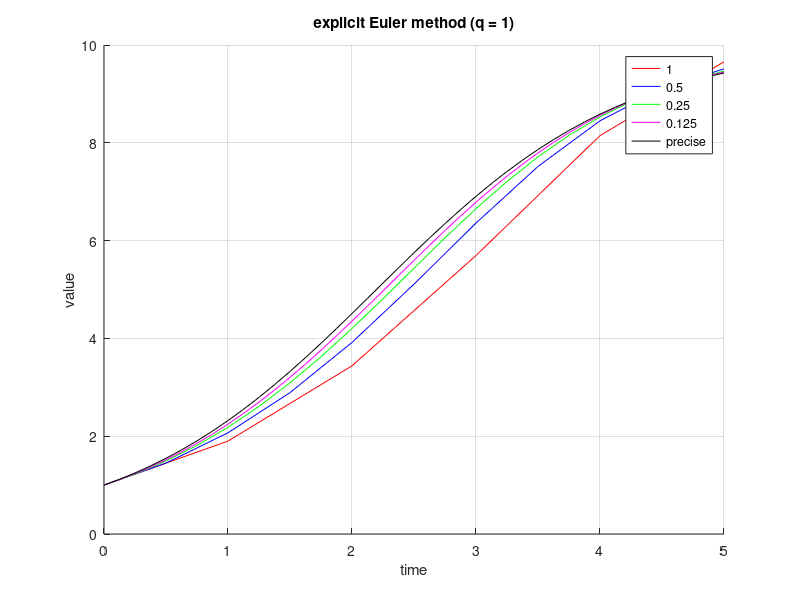
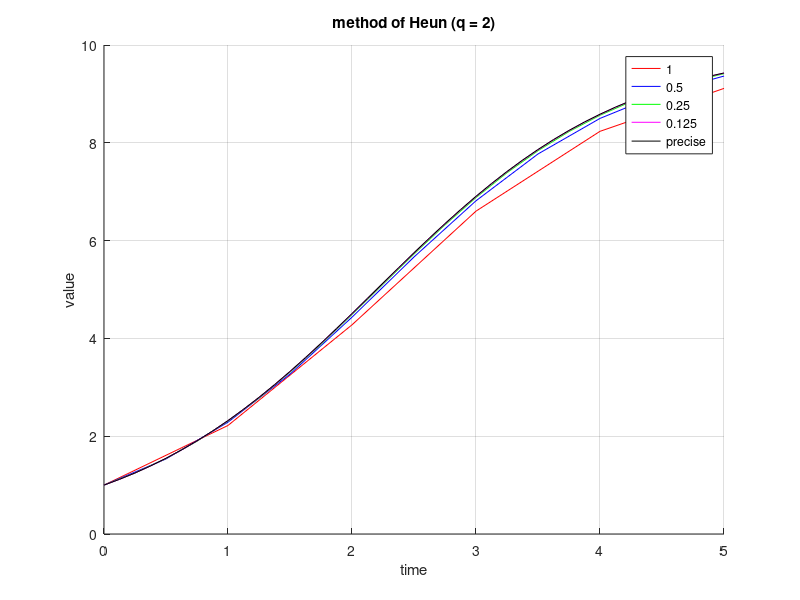
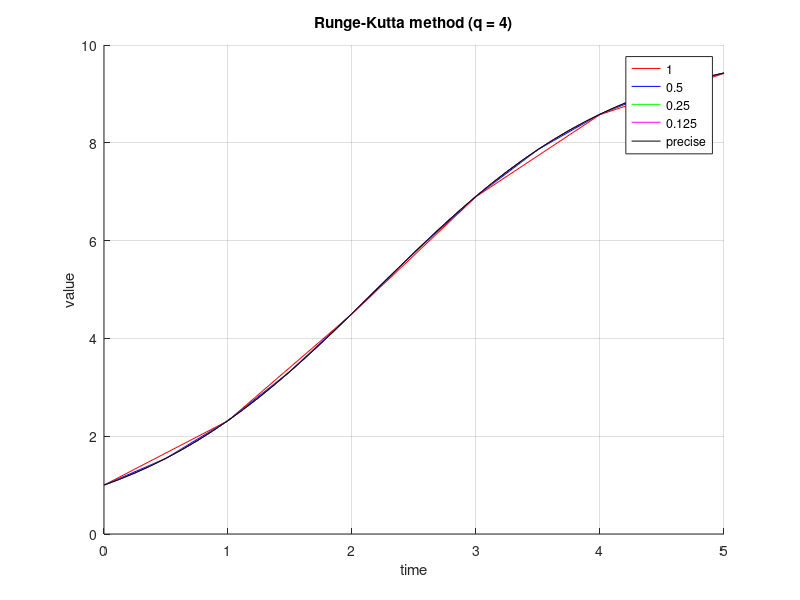

Reproduce these figures in MATLAB, in order.
function worksheet1()
clc


p = @(t) 10 ./ ( 1 + 9 * exp(-t));
p_dot = @(p) p .* ( 1 - p ./ 10);

p0 = 1;
min = 0;
max = 5;
deltas = [1, 0.5, 0.25, 0.125];



funs = {@euler, @heun, @runge_kutta};
names = {'explicit Euler method (q = 1)', 'method of Heun (q = 2)', 'Runge-Kutta method (q = 4)'};
colours = {'-r', '-b', '-g', '-m'};

errors = zeros(length(funs), length(deltas));


for i = 1:length(funs)
    fprintf(strcat('\t\t', names{i}, '\n\n'));
    
    
   figure_label = figure(i);    
   hold on
   grid
   for j = 1:length(deltas)
       delta = deltas(j);
       precise = p(min:delta:max);
       approx = funs{i}(p_dot, p0, min, max, delta);
       errors(i, j) = error(precise, approx, delta);
       
       x_vals = min:delta:max;
       plot(x_vals, approx, colours{j});
   end
   plot(x_vals, precise, '-k');
   legend('1', '0.5', '0.25', '0.125', 'precise');
   
    xlabel('time');
    ylabel('value');
    title(names(i));
    hold off
    
    saveas(figure_label, names{i});

    format short
    fprintf('delta'); disp(deltas)
    format shortEng
    fprintf('error'); disp(errors(i, :));
    fprintf('error red.\n');
    fprintf('error app.\n');
    fprintf('\n\n');
end

order = zeros(3, 3);
for i = 2:length(errors)
    order(:, i - 1) = log2(errors(:, i - 1) ./ errors(:, i));
end
mean(order, 2)


end

function output = euler(fun_dot, f0, min, max, delta)
    N = steps(max, min, delta);
    output = zeros(1, N);
    output(1) = f0;
    for i = 2:N
        f = output(i - 1);
        output(i) = f + delta * fun_dot(f);
    end
end

function output = heun(fun_dot, f0, min, max, delta)
    N = steps(max, min, delta);
    output = zeros(1, N);
    output(1) = f0;
    for i = 2:N
        f = output(i - 1);
        f_1dot = fun_dot(f);
        f_2dot = fun_dot(f + delta * f_1dot);
        output(i) = f + 0.5 * delta * (f_1dot + f_2dot);
    end
end

function output = runge_kutta(fun_dot, f0, min, max, delta)
    N = steps(max, min, delta);
    output = zeros(1, N);
    output(1) = f0;
    for i = 2:N
        f = output(i - 1);
        f_1dot = fun_dot(f);
        f_2dot = fun_dot(f + 0.5 * delta * f_1dot);
        f_3dot = fun_dot(f + 0.5 * delta * f_2dot);
        f_4dot = fun_dot(f + delta * f_3dot);
        output(i) = f + delta * (f_1dot + 2 * (f_2dot + f_3dot) + f_4dot) / 6;
    end
end

function e = error(precise, approx, delta)
    e = sqrt((delta / 5) .* sum((approx - precise).^2));
end

function n = steps(max, min, delta) 
    n = (max - min) / delta + 1; 
end